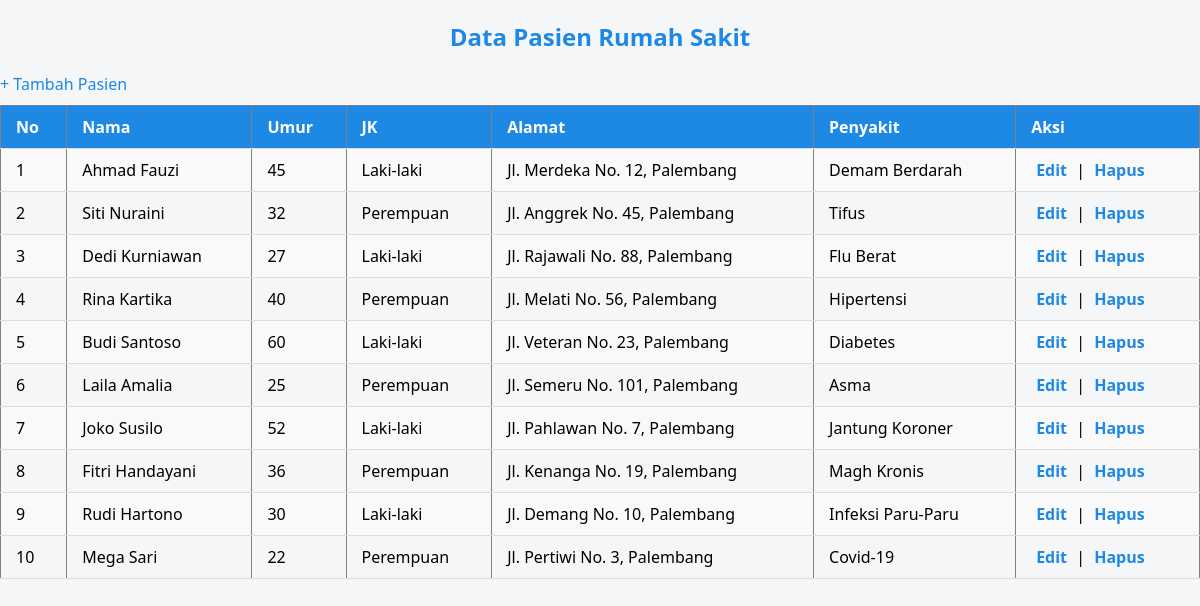
Screenshot of /pasien/index.php with the database file from the repository.
### tables this page shows
CREATE TABLE IF NOT EXISTS pasien (
  id INT(11) NOT NULL AUTO_INCREMENT,
  nama VARCHAR(100) NOT NULL,
  umur INT(3) NOT NULL,
  jenis_kelamin ENUM('Laki-laki','Perempuan') NOT NULL,
  alamat TEXT NOT NULL,
  penyakit VARCHAR(100) NOT NULL,
  PRIMARY KEY (id)
);

### pasien/index.php (the view, shortened to what this page needs)
<?php include('../config/koneksi.php'); ?>
<!DOCTYPE html>
<html>
<head>
    <link rel="stylesheet" href="style.css">
</head>
<body>
<h2>Data Pasien Rumah Sakit</h2>
<a href="tambah.php">+ Tambah Pasien</a>
<table border="1" cellpadding="8">
    <tr>
        <th>No</th><th>Nama</th><th>Umur</th><th>JK</th><th>Alamat</th><th>Penyakit</th><th>Aksi</th>
    </tr>
    <?php
    $no = 1;
    $data = mysqli_query($koneksi, "SELECT * FROM pasien");
    while ($row = mysqli_fetch_array($data)) {
        echo "<tr>
            <td>$no</td>
            <td>{$row['nama']}</td>
            <td>{$row['umur']}</td>
            <td>{$row['jenis_kelamin']}</td>
            <td>{$row['alamat']}</td>
            <td>{$row['penyakit']}</td>
            <td>
                <a href='edit.php?id={$row['id']}'>Edit</a> |
                <a href='hapus.php?id={$row['id']}'>Hapus</a>
            </td>
        </tr>";
        $no++;
    }
    ?>
</table>
</body>
</html>

### pasien/style.css (style rules this page uses)
body { font-family: 'Segoe UI', Tahoma, Geneva, Verdana, sans-serif; background-color: #f4f6f8; margin: 0; padding: 0; }
h2 { text-align: center; color: #1e88e5; margin-bottom: 20px; }
a { text-decoration: none; color: #1e88e5; }
table { width: 100%; border-collapse: collapse; margin-top: 10px; }
th, td { padding: 10px 15px; text-align: left; border-bottom: 1px solid #ddd; }
th { background-color: #1e88e5; color: white; }
tr:nth-child(even) { background-color: #f9f9f9; }
td a { margin: 0 5px; font-weight: bold; }

### rows the page displays
pasien: nama "Ahmad Fauzi", umur "45", jenis_kelamin "Laki-laki", alamat "Jl. Merdeka No. 12, Palembang", penyakit "Demam Berdarah"
pasien: nama "Siti Nuraini", umur "32", jenis_kelamin "Perempuan", alamat "Jl. Anggrek No. 45, Palembang", penyakit "Tifus"
pasien: nama "Dedi Kurniawan", umur "27", jenis_kelamin "Laki-laki", alamat "Jl. Rajawali No. 88, Palembang", penyakit "Flu Berat"
pasien: nama "Rina Kartika", umur "40", jenis_kelamin "Perempuan", alamat "Jl. Melati No. 56, Palembang", penyakit "Hipertensi"
pasien: nama "Budi Santoso", umur "60", jenis_kelamin "Laki-laki", alamat "Jl. Veteran No. 23, Palembang", penyakit "Diabetes"
pasien: nama "Laila Amalia", umur "25", jenis_kelamin "Perempuan", alamat "Jl. Semeru No. 101, Palembang", penyakit "Asma"
pasien: nama "Joko Susilo", umur "52", jenis_kelamin "Laki-laki", alamat "Jl. Pahlawan No. 7, Palembang", penyakit "Jantung Koroner"
pasien: nama "Fitri Handayani", umur "36", jenis_kelamin "Perempuan", alamat "Jl. Kenanga No. 19, Palembang", penyakit "Magh Kronis"
pasien: nama "Rudi Hartono", umur "30", jenis_kelamin "Laki-laki", alamat "Jl. Demang No. 10, Palembang", penyakit "Infeksi Paru-Paru"
pasien: nama "Mega Sari", umur "22", jenis_kelamin "Perempuan", alamat "Jl. Pertiwi No. 3, Palembang", penyakit "Covid-19"
